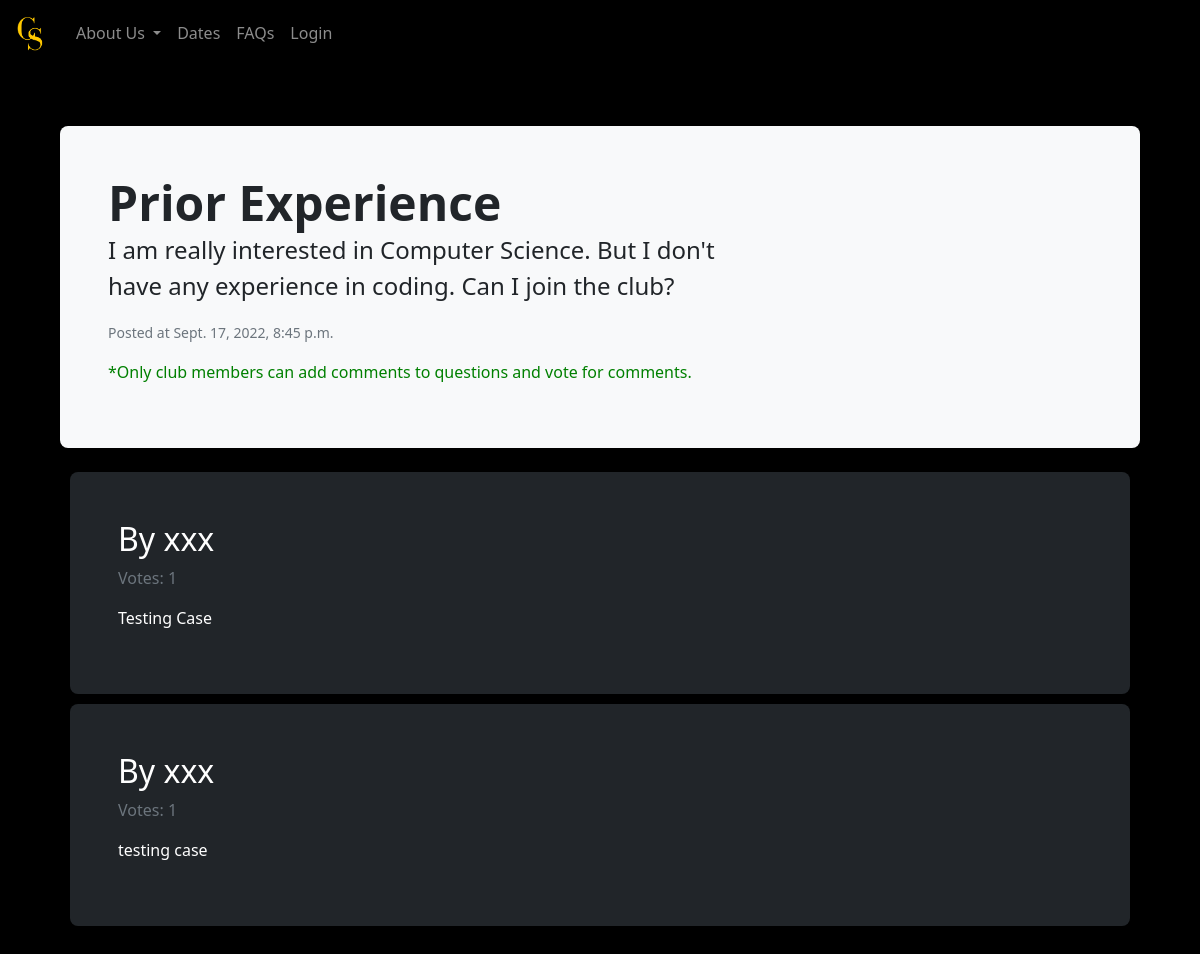
The page /index/faq/3 on the database its author committed.
### index/models.py (models this page shows)
class Question(models.Model):
    time = models.DateTimeField(auto_now=False, auto_now_add=True)
    title = models.CharField(max_length=50)
    content = models.CharField(max_length=1000)
    def serialize(self):
        return {
            "pk": self.id,
            "time": self.time,
            "title": self.title,
            "content": self.content
        }

class Comment(models.Model):
    time = models.DateTimeField(auto_now=True, auto_now_add=False)
    question = models.IntegerField()
    content = models.CharField(max_length=10000)
    user = models.IntegerField()
    votes = models.IntegerField(default=0)

### index/views.py (the view)
# urls.py: path('faq/<int:question_id>', views.question, name="question"),
def question(request, question_id):
    if request.method == "GET":
        comments = Comment.objects.filter(question=question_id).order_by('-votes')
        comments_serialized = []
        for comment in comments:
            if Vote.objects.filter(comment=comment.id).filter(user=request.user.id).count():
                is_voted = True
            else:
                is_voted = False
            comment.votes = Vote.objects.filter(comment=comment.id).count()
            comment.save()
            comments_serialized.append({
                "pk": comment.id,
                "time": comment.time,
                "content": comment.content,
                "user": User.objects.get(pk=comment.user).username,
                "votes": comment.votes,
                "is_voted": is_voted
            })
        try:
            is_member = User.objects.get(pk=request.user.id).is_member
        except:
            is_member = False
        return render(request, "index/question.html", {
            "question": Question.objects.get(pk=question_id).serialize(),
            "comments": comments_serialized,
            "is_member": is_member
        })

### index/templates/index/question.html (shortened to what this page needs)
{% extends "index/layout.html" %}
{% load static %}
{% block body %}
    <div class="view question-view" data-id="{{ question.pk }}">
        <div class="p-5 mb-4 rounded-3 bg-light">
            <div class="card-body">
                <h1 class="card-title display-5 fw-bold">{{ question.title }}</h1>
                <p class="card-text col-md-8 fs-4">{{ question.content }}</p>
                <p class="card-text"><small class="text-muted">Posted at {{ question.time }}</small></p>
                {% if is_member %}
                    <button class="btn btn-primary btn-lg" type="button" id="addComment">Comment</button>
                {% else %}
                    <p class="tips">*Only club members can add comments to questions and vote for comments.</p>
                {% endif %}
            </div>
        </div>
    </div>
    <div class="view comments-view">
        {% for comment in comments %}
            <div class="h-100 p-5 text-bg-dark rounded-3 comment">
                <h2>By {{ comment.user }}</h2>
                <p class="text-secondary">Votes: {{ comment.votes }}</p>
                <p>{{ comment.content }}</p>
            </div>
        {% endfor %}
    </div>
    <link href="{% static 'index/question.css' %}" rel="stylesheet">
{% endblock %}

### index/static/index/styles.css (style rules this page uses)
body { background-color: black; }

### index/static/index/question.css (style rules this page uses)
.tips { color: green; }
.text-secondary { color: rgba(255, 0, 0, 0.8); }
.comment { margin: 10px; }

### rows shown on the page
Question: title "Prior Experience", content "I am really interested in Computer Science. But I don't have any experience in coding. Can I join the club?", time "Sept. 17, 2022, 8:45 p.m."
Comment: content "Testing Case"
Comment: content "testing case"

### other values the page prints
{{ comment.user }} "xxx" "xxx"
{{ comment.votes }} "1" "1"
